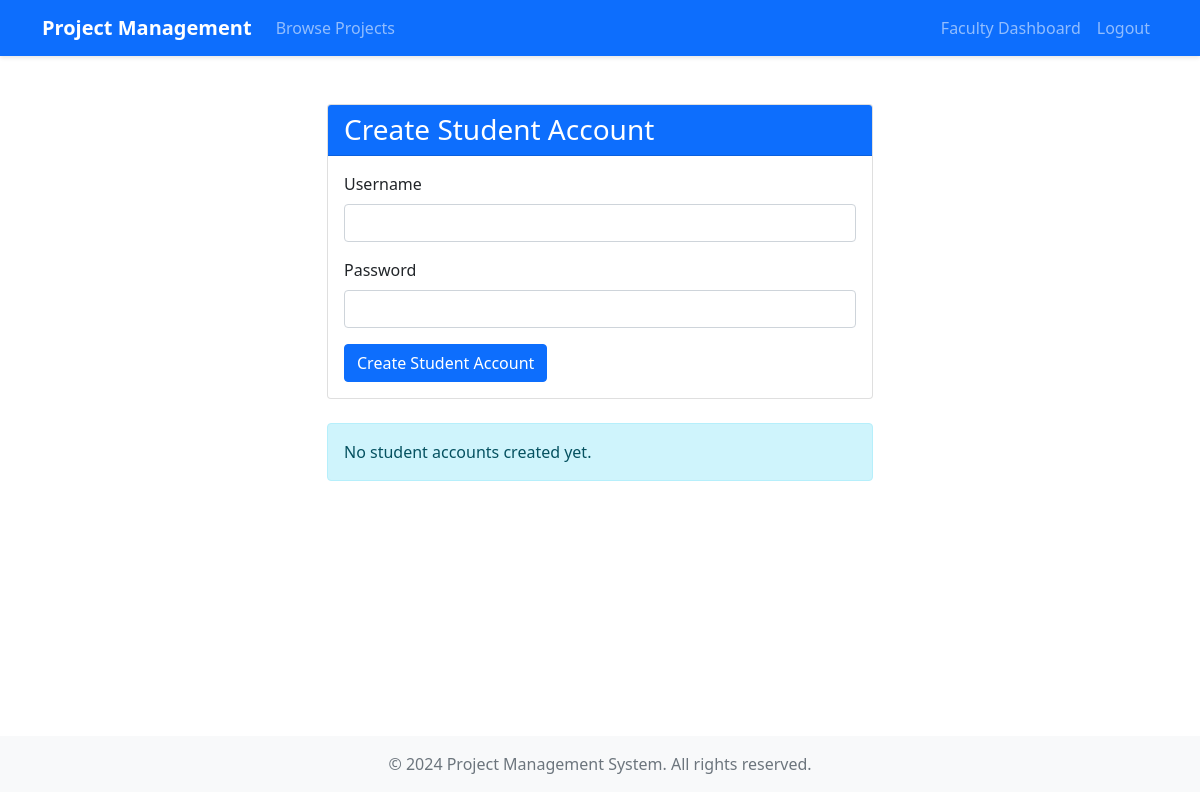
The page /dashboard/ (signed in) on the database as committed earlier.
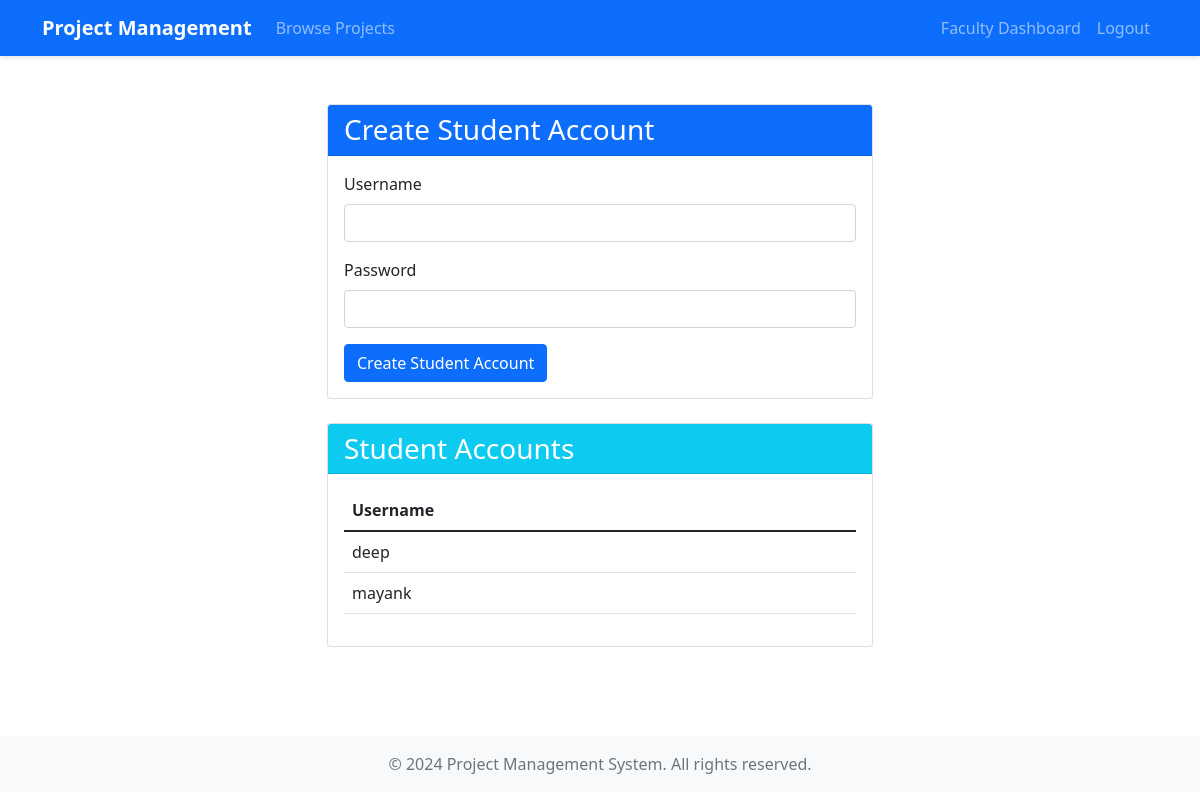
The same page on the database as committed later.
### core/models.py (models this page shows, shortened)
class Student(models.Model):
    user = models.OneToOneField(User, on_delete=models.CASCADE)
    faculty = models.ForeignKey(Faculty, on_delete=models.CASCADE, related_name='students')

### core/views.py (the view)
# urls.py: path('dashboard/', views.dashboard, name='dashboard'),
@login_required
def dashboard(request):
    if hasattr(request.user, 'faculty'):
        return faculty_dashboard(request)
    elif hasattr(request.user, 'student'):
        return student_dashboard(request)
    else:
        messages.error(request, "Account type not recognized.")
        return redirect('home')

### core/views.py (called while the page is built, shortened)
@login_required
def faculty_dashboard(request):
    if not hasattr(request.user, 'faculty'):
        messages.error(request, "You don't have faculty permissions.")
        return redirect('home')
    faculty = request.user.faculty
    students = Student.objects.filter(faculty=faculty)
    return render(request, 'core/faculty_dashboard.html', {
        'students': students
    })

### templates/core/faculty_dashboard.html (shortened to what this page needs)
{% extends 'core/base.html' %}
{% load crispy_forms_tags %}
{% block content %}
<div class="container mt-4">
    <div class="row">
        <div class="col-md-6 mx-auto">
            <div class="card">
                <div class="card-header bg-primary text-white">
                    <h3 class="mb-0">Create Student Account</h3>
                </div>
                <div class="card-body">
                    <form method="post">
                        <div class="mb-3">
                            <label for="username" class="form-label">Username</label>
                            <input type="text" class="form-control" id="username" name="username" required>
                        </div>
                        <div class="mb-3">
                            <label for="password" class="form-label">Password</label>
                            <input type="password" class="form-control" id="password" name="password" required>
                        </div>
                        <button type="submit" class="btn btn-primary">Create Student Account</button>
                    </form>
                </div>
            </div>
            {% if students %}
            <div class="card mt-4">
                <div class="card-header bg-info text-white">
                    <h3 class="mb-0">Student Accounts</h3>
                </div>
                <div class="card-body">
                    <div class="table-responsive">
                        <table class="table table-hover">
                            <thead>
                                <tr>
                                    <th>Username</th>
                                </tr>
                            </thead>
                            <tbody>
                                {% for student in students %}
                                <tr>
                                    <td>{{ student.user.username }}</td>
                                </tr>
                                {% endfor %}
                            </tbody>
                        </table>
                    </div>
                </div>
            </div>
            {% else %}
            <div class="alert alert-info mt-4" role="alert">
                No student accounts created yet.
            </div>
            {% endif %}
        </div>
    </div>
</div>
{% endblock %}

Rows that differ between the two databases and show on the page:
added Student: user.username "deep"
added Student: user.username "mayank"
Other text that changed with them:
text no longer shown: "No student accounts created yet."
text now shown: "Student Accounts Username"
